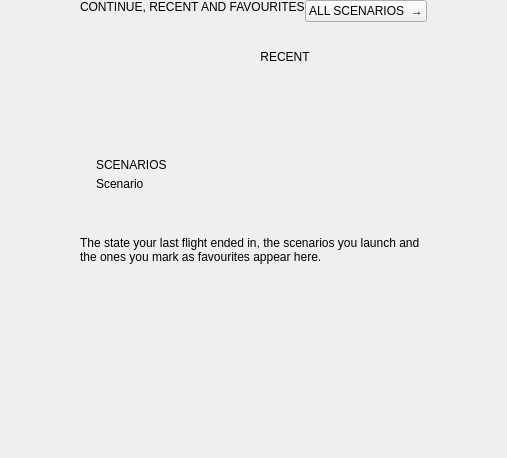
         <widget class="QWidget" name="strip" native="true">
          <property name="showIf" stdset="0">
           <string>roomy</string>
          </property>
          <layout class="QVBoxLayout" name="stripLayout">
           <property name="spacing">
            <number>0</number>
           </property>
           <property name="leftMargin">
            <number>0</number>
           </property>
           <property name="topMargin">
            <number>0</number>
           </property>
           <property name="rightMargin">
            <number>0</number>
           </property>
           <property name="bottomMargin">
            <number>0</number>
           </property>
           <item>
            <widget class="QWidget" name="stripHead" native="true">
             <property name="minimumSize">
              <size>
               <width>0</width>
               <height>24</height>
              </size>
             </property>
             <property name="maximumSize">
              <size>
               <width>16777215</width>
               <height>24</height>
              </size>
             </property>
             <property name="bind_layoutMargins" stdset="0">
              <string>[margin + 8, 0, margin + 8, 0]</string>
             </property>
             <layout class="QHBoxLayout" name="stripHeadLayout">
              <property name="spacing">
               <number>0</number>
              </property>
              <property name="leftMargin">
               <number>80</number>
              </property>
              <property name="topMargin">
               <number>0</number>
              </property>
              <property name="rightMargin">
               <number>80</number>
              </property>
              <property name="bottomMargin">
               <number>0</number>
              </property>
              <item alignment="Qt::AlignmentFlag::AlignTop">
               <widget class="QLabel" name="stripHeading">
                <property name="text">
                 <string>CONTINUE, RECENT AND FAVOURITES</string>
                </property>
                <property name="role" stdset="0">
                 <string>headingLarge</string>
                </property>
                <property name="letterSpacing" stdset="0">
                 <double>2.6</double>
                </property>
               </widget>
              </item>
              <item>
               <spacer name="hSpacer_11">
                <property name="orientation">
                 <enum>Qt::Orientation::Horizontal</enum>
                </property>
                <property name="sizeHint" stdset="0">
                 <size>
                  <width>0</width>
                  <height>20</height>
                 </size>
                </property>
               </spacer>
              </item>
              <item alignment="Qt::AlignmentFlag::AlignTop">
               <widget class="QPushButton" name="stripAll">
                <property name="text">
                 <string>ALL SCENARIOS  →</string>
                </property>
                <property name="focusPolicy">
                 <enum>Qt::FocusPolicy::NoFocus</enum>
                </property>
                <property name="cursor">
                 <cursorShape>PointingHandCursor</cursorShape>
                </property>
                <property name="role" stdset="0">
                 <string>link</string>
                </property>
                <property name="letterSpacing" stdset="0">
                 <double>2.0</double>
                </property>
                <property name="action" stdset="0">
                 <string>Logic.go('SCENARIOS')</string>
                </property>
                <property name="buttonSize" stdset="0">
                 <string>large</string>
                </property>
               </widget>
              </item>
             </layout>
            </widget>
           </item>
           <item>
            <spacer name="gap_11">
             <property name="orientation">
              <enum>Qt::Orientation::Vertical</enum>
             </property>
             <property name="sizeType">
              <enum>QSizePolicy::Policy::Fixed</enum>
             </property>
             <property name="sizeHint" stdset="0">
              <size>
               <width>1</width>
               <height>12</height>
              </size>
             </property>
            </spacer>
           </item>
           <item>
            <widget class="QWidget" name="playCards" native="true">
             <property name="minimumSize">
              <size>
               <width>0</width>
               <height>200</height>
              </size>
             </property>
             <property name="maximumSize">
              <size>
               <width>16777215</width>
               <height>200</height>
              </size>
             </property>
             <property name="list" stdset="0">
              <string>cards</string>
             </property>
             <property name="fit" stdset="0">
              <bool>true</bool>
             </property>
             <property name="showIf" stdset="0">
              <string>cards.length &gt; 0</string>
             </property>
             <property name="bind_layoutMargins" stdset="0">
              <string>[margin + 8, 0, margin - 8, 0]</string>
             </property>
             <layout class="QHBoxLayout" name="playCardsLayout">
              <property name="spacing">
               <number>22</number>
              </property>
              <property name="leftMargin">
               <number>80</number>
              </property>
              <property name="topMargin">
               <number>0</number>
              </property>
              <property name="rightMargin">
               <number>64</number>
              </property>
              <property name="bottomMargin">
               <number>0</number>
              </property>
              <item>
               <widget class="QFrame" name="playCard">
                <property name="minimumSize">
                 <size>
                  <width>250</width>
                  <height>200</height>
                 </size>
                </property>
                <property name="maximumSize">
                 <size>
                  <width>250</width>
                  <height>200</height>
                 </size>
                </property>
                <property name="role" stdset="0">
                 <string>card</string>
                </property>
                <property name="template" stdset="0">
                 <bool>true</bool>
                </property>
                <property name="action" stdset="0">
                 <string>Launcher.currentScenario = item.path</string>
                </property>
                <property name="doubleAction" stdset="0">
                 <string>Launcher.launch(item.path)</string>
                </property>
                <property name="bind_current" stdset="0">
                 <string>item.path === path</string>
                </property>
                <property name="glowColor" stdset="0">
                 <color alpha="255">
                  <red>245</red>
                  <green>165</green>
                  <blue>36</blue>
                 </color>
                </property>
                <property name="glowRings" stdset="0">
                 <number>1</number>
                </property>
                <property name="glowStep" stdset="0">
                 <double>5.0</double>
                </property>
                <property name="glowWidth" stdset="0">
                 <double>2.0</double>
                </property>
                <property name="glowRadius" stdset="0">
                 <double>12.0</double>
                </property>
                <property name="bind_glowAlpha" stdset="0">
                 <string>(item.path === path) ? 0.35 : 0</string>
                </property>
                <widget class="ScenarioThumb" name="playCardThumb">
                 <property name="geometry">
                  <rect>
                   <x>1</x>
                   <y>1</y>
                   <width>248</width>
                   <height>108</height>
                  </rect>
                 </property>
                 <property name="pixmap">
                  <pixmap resource="skin.qrc">:/horizon/images/preview-thumb.png</pixmap>
                 </property>
                 <property name="scaledContents">
                  <bool>true</bool>
                 </property>
                 <property name="anchor" stdset="0">
                  <string>left right top</string>
                 </property>
                 <property name="corner" stdset="0">
                  <double>11.0</double>
                 </property>
                 <property name="bind_kind" stdset="0">
                  <string>item.kind</string>
                 </property>
                 <property name="bind_seed" stdset="0">
                  <string>item.seed</string>
                 </property>
                </widget>
                <widget class="QLabel" name="playCardTag">
                 <property name="text">
                  <string>RECENT</string>
                 </property>
                 <property name="geometry">
                  <rect>
                   <x>170</x>
                   <y>10</y>
                   <width>70</width>
                   <height>22</height>
                  </rect>
                 </property>
                 <property name="alignment">
                  <set>Qt::AlignmentFlag::AlignCenter</set>
                 </property>
                 <property name="minimumSize">
                  <size>
                   <width>0</width>
                   <height>22</height>
                  </size>
                 </property>
                 <property name="maximumSize">
                  <size>
                   <width>16777215</width>
                   <height>22</height>
                  </size>
                 </property>
                 <property name="role" stdset="0">
                  <string>tag</string>
                 </property>
                 <property name="letterSpacing" stdset="0">
                  <double>1.6</double>
                 </property>
                 <property name="bind" stdset="0">
                  <string>item.tag</string>
                 </property>
                 <property name="autoSize" stdset="0">
                  <bool>true</bool>
                 </property>
                 <property name="anchor" stdset="0">
                  <string>right top</string>
                 </property>
                 <property name="showIf" stdset="0">
                  <string>item.tag !== ''</string>
                 </property>
                 <property name="bind_cont" stdset="0">
                  <string>item.tag === 'CONTINUE'</string>
                 </property>
                </widget>
                <widget class="QWidget" name="playCardTexts" native="true">
                 <property name="geometry">
                  <rect>
                   <x>16</x>
                   <y>122</y>
                   <width>218</width>
                   <height>66</height>
                  </rect>
                 </property>
                 <property name="anchor" stdset="0">
                  <string>left right bottom</string>
                 </property>
                 <layout class="QVBoxLayout" name="playCardTextsLayout">
                  <property name="spacing">
                   <number>5</number>
                  </property>
                  <property name="leftMargin">
                   <number>0</number>
                  </property>
                  <property name="topMargin">
                   <number>0</number>
                  </property>
                  <property name="rightMargin">
                   <number>0</number>
                  </property>
                  <property name="bottomMargin">
                   <number>0</number>
                  </property>
                  <item>
                   <widget class="QLabel" name="playCardFolder">
                    <property name="text">
                     <string>SCENARIOS</string>
                    </property>
                    <property name="role" stdset="0">
                     <string>cardOver</string>
                    </property>
                    <property name="letterSpacing" stdset="0">
                     <double>1.8</double>
                    </property>
                    <property name="bind" stdset="0">
                     <string>(item.folder || &quot;Scenarios&quot;).toUpperCase()</string>
                    </property>
                   </widget>
                  </item>
                  <item>
                   <widget class="QLabel" name="playCardTitle">
                    <property name="text">
                     <string>Scenario</string>
                    </property>
                    <property name="role" stdset="0">
                     <string>cardTitle</string>
                    </property>
                    <property name="bind" stdset="0">
                     <string>item.title</string>
                    </property>
                    <property name="elide" stdset="0">
                     <bool>true</bool>
                    </property>
                   </widget>
                  </item>
                  <item>
                   <widget class="QLabel" name="playCardMeta">
                    <property name="role" stdset="0">
                     <string>cardMeta</string>
                    </property>
                    <property name="bind" stdset="0">
                     <string>item.meta</string>
                    </property>
                    <property name="elide" stdset="0">
                     <bool>true</bool>
                    </property>
                   </widget>
                  </item>
                  <item>
                   <spacer name="vSpacer_3">
                    <property name="orientation">
                     <enum>Qt::Orientation::Vertical</enum>
                    </property>
                    <property name="sizeHint" stdset="0">
                     <size>
                      <width>20</width>
                      <height>0</height>
                     </size>
                    </property>
                   </spacer>
                  </item>
                 </layout>
                </widget>
               </widget>
              </item>
              <item>
               <spacer name="hSpacer_12">
                <property name="orientation">
                 <enum>Qt::Orientation::Horizontal</enum>
                </property>
                <property name="sizeHint" stdset="0">
                 <size>
                  <width>0</width>
                  <height>20</height>
                 </size>
                </property>
               </spacer>
              </item>
             </layout>
            </widget>
           </item>
           <item>
            <widget class="QWidget" name="playEmptyBox" native="true">
             <property name="minimumSize">
              <size>
               <width>0</width>
               <height>200</height>
              </size>
             </property>
             <property name="maximumSize">
              <size>
               <width>16777215</width>
               <height>200</height>
              </size>
             </property>
             <property name="showIf" stdset="0">
              <string>cards.length === 0</string>
             </property>
             <property name="bind_layoutMargins" stdset="0">
              <string>[margin + 8, 0, margin, 0]</string>
             </property>
             <layout class="QHBoxLayout" name="playEmptyLayout">
              <property name="spacing">
               <number>0</number>
              </property>
              <property name="leftMargin">
               <number>80</number>
              </property>
              <property name="topMargin">
               <number>0</number>
              </property>
              <property name="rightMargin">
               <number>72</number>
              </property>
              <property name="bottomMargin">
               <number>0</number>
              </property>
              <item>
               <widget class="QLabel" name="playEmpty">
                <property name="text">
                 <string>The state your last flight ended in, the scenarios you launch and the ones you mark as favourites appear here.</string>
                </property>
                <property name="wordWrap">
                 <bool>true</bool>
                </property>
                <property name="alignment">
                 <set>Qt::AlignmentFlag::AlignLeading|Qt::AlignmentFlag::AlignLeft|Qt::AlignmentFlag::AlignTop</set>
                </property>
                <property name="role" stdset="0">
                 <string>empty</string>
                </property>
               </widget>
              </item>
             </layout>
            </widget>
           </item>
           <item>
            <spacer name="gap_12">
             <property name="orientation">
              <enum>Qt::Orientation::Vertical</enum>
             </property>
             <property name="sizeType">
              <enum>QSizePolicy::Policy::Fixed</enum>
             </property>
             <property name="sizeHint" stdset="0">
              <size>
               <width>1</width>
               <height>22</height>
              </size>
             </property>
            </spacer>
           </item>
          </layout>
         </widget>
